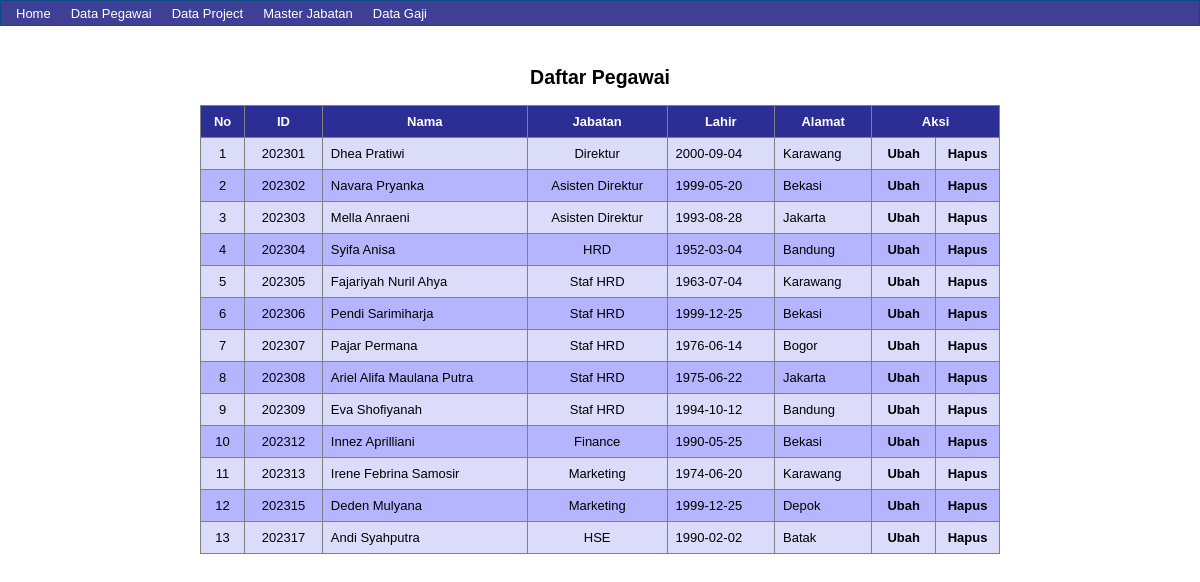
Screenshot of /pegawai/pegawai-tampil.php with the database file from the repository.
### tables this page shows
CREATE TABLE `pegawai` (
  `id` int(10) NOT NULL,
  `nama` varchar(50) DEFAULT NULL,
  `idjab` int(2) DEFAULT NULL,
  `lahir` date NOT NULL,
  `alamat` varchar(100) DEFAULT NULL
);

CREATE TABLE `jabatan` (
  `id_jabatan` int(2) NOT NULL,
  `nama_jabatan` varchar(40) DEFAULT NULL
);

### pegawai/pegawai-tampil.php (the view, shortened to what this page needs)
<?php include "../lib/top-page.php"; ?>
<h2> Daftar Pegawai </h2>
<table border="1" cellpadding="8" width="800">
<tr>
    <th> No </th>
    <th> ID </th>
    <th> Nama </th>
    <th> Jabatan </th>
    <th> Lahir </th>
    <th> Alamat </th>
    <th colspan="2"> Aksi </th>
</tr>
<?php
$no=1;
$sql = mysqli_query($connect, "SELECT * FROM pegawai, jabatan WHERE
pegawai.idjab = jabatan.id_jabatan  ORDER by id ASC");
while($tampil = mysqli_fetch_array($sql)){
?>
<tr>
    <td align="center"> <?php echo $no; ?> </td>
    <td align="center"> <?php echo $tampil['id']; ?> </td>
    <td> <?php echo $tampil['nama']; ?> </td>
    <td align="center"> <?php echo $tampil['nama_jabatan']; ?> </td>
    <td> <?php echo $tampil['lahir']; ?> </td>
    <td> <?php echo $tampil['alamat']; ?> </td>
    <td align="center" class="aksi"> <a href="pegawai-ubah.php?id=<?php echo $tampil['id']; ?>"> Ubah </a> </td>
    <td align="center" class="aksi"> <a href="?id=<?php echo $tampil['id']; ?>"
    onclick="return confirm('Yakin Hapus data?')"> <b>Hapus</b> </a> </td>
</tr>
<?php $no++; } ?>
</table>

### css/style.css (style rules this page uses)
.aksi a { font-weight: bold; }
a:link { color: black; text-decoration: none; }
th { background-color: rgba(2, 4, 117, 0.76); color: white; font-weight: bold; height: 25px; text-align: center; }
h2 { margin-top: 40px; }
table { font: 13px Arial; border-collapse: collapse; border-color: gray; }
table tr:nth-child(even) { background-color: rgb(219, 219, 250); }
table tr:nth-child(odd) { background-color: rgb(181, 181, 255); }
table tr td.aksi { width: 8%; }

### rows the page displays
pegawai: id "202301", nama "Dhea Pratiwi", jabatan.nama_jabatan "Direktur", lahir "2000-09-04", alamat "Karawang"
pegawai: id "202302", nama "Navara Pryanka", jabatan.nama_jabatan "Asisten Direktur", lahir "1999-05-20", alamat "Bekasi"
pegawai: id "202303", nama "Mella Anraeni", jabatan.nama_jabatan "Asisten Direktur", lahir "1993-08-28", alamat "Jakarta"
pegawai: id "202304", nama "Syifa Anisa", jabatan.nama_jabatan "HRD", lahir "1952-03-04", alamat "Bandung"
pegawai: id "202305", nama "Fajariyah Nuril Ahya", jabatan.nama_jabatan "Staf HRD", lahir "1963-07-04", alamat "Karawang"
pegawai: id "202306", nama "Pendi Sarimiharja", jabatan.nama_jabatan "Staf HRD", lahir "1999-12-25", alamat "Bekasi"
pegawai: id "202307", nama "Pajar Permana", jabatan.nama_jabatan "Staf HRD", lahir "1976-06-14", alamat "Bogor"
pegawai: id "202308", nama "Ariel Alifa Maulana Putra", jabatan.nama_jabatan "Staf HRD", lahir "1975-06-22", alamat "Jakarta"
pegawai: id "202309", nama "Eva Shofiyanah", jabatan.nama_jabatan "Staf HRD", lahir "1994-10-12", alamat "Bandung"
pegawai: id "202312", nama "Innez Aprilliani", jabatan.nama_jabatan "Finance", lahir "1990-05-25", alamat "Bekasi"
pegawai: id "202313", nama "Irene Febrina Samosir", jabatan.nama_jabatan "Marketing", lahir "1974-06-20", alamat "Karawang"
pegawai: id "202315", nama "Deden Mulyana", jabatan.nama_jabatan "Marketing", lahir "1999-12-25", alamat "Depok"
pegawai: id "202317", nama "Andi Syahputra", jabatan.nama_jabatan "HSE", lahir "1990-02-02", alamat "Batak"
